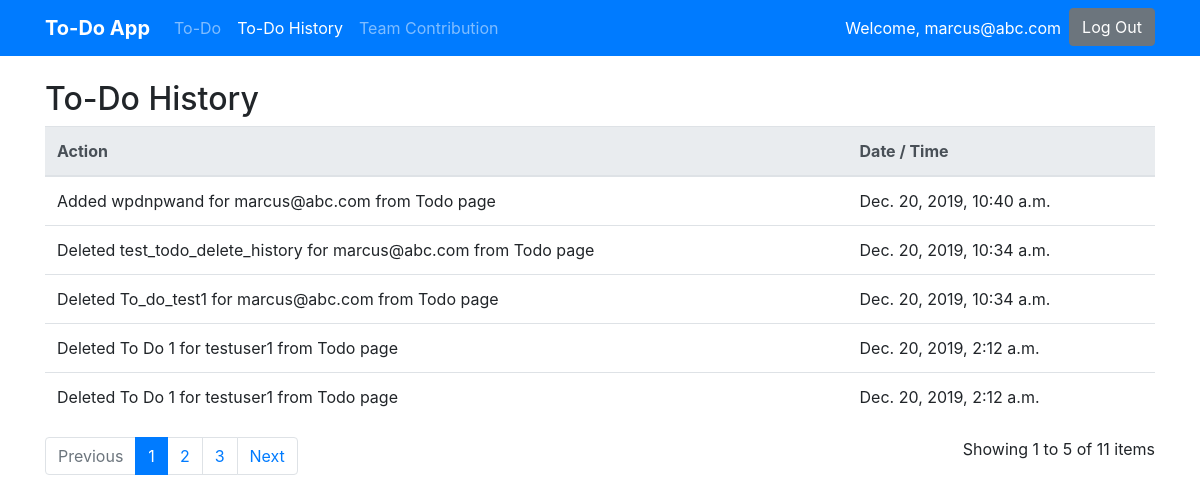
The app's page /historyItem/ (signed in), older data.
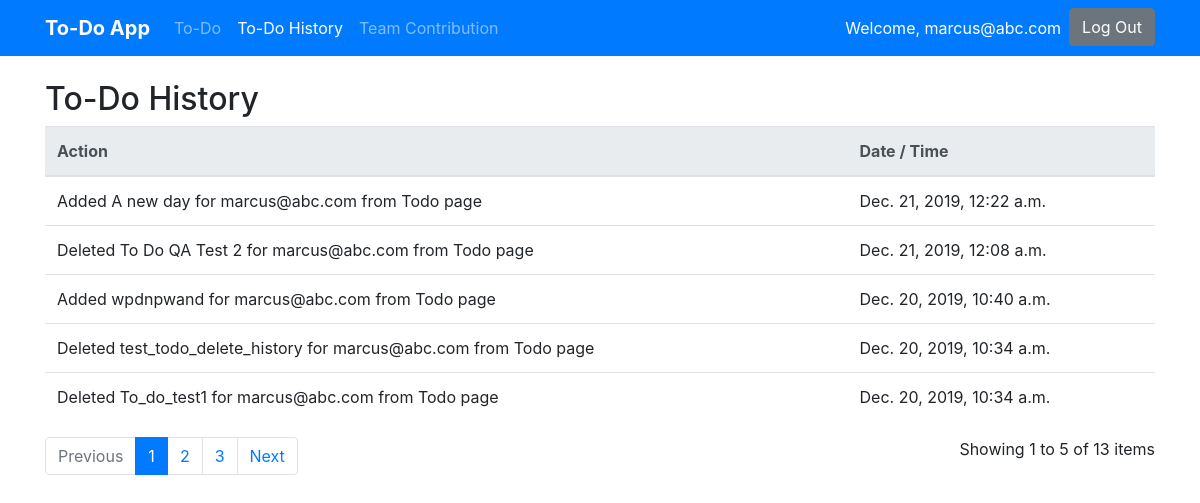
The same page, newer data.
### To_do_page/models.py (models this page shows)
class ArchiveHistory(models.Model):
    owner = models.CharField(max_length=100)
    Todo = models.CharField(max_length=100)
    Timecreated = models.DateTimeField()
    action = models.CharField (max_length=10)

### To_do_page/views.py (the view)
# urls.py: path('historyItem/', historyItem, name='todohistorypage'),
def historyItem(request):
    all_todo = ArchiveHistory.objects.all().order_by('-Timecreated')
    context = {
        'all_items': all_todo
    }
    paginator = Paginator(all_todo, 5)
    page = request.GET.get('page')
    if page is not None:
        all_todo = paginator.get_page(page)
        context['all_items'] = all_todo
    else:
        all_todo = paginator.get_page(1)
        context['all_items'] = all_todo
    return render(request, 'history_page.html', context)

### To_do_page/templates/history_page.html (shortened to what this page needs)
{% extends 'base.html' %}
{% block content %}
{% if user.is_authenticated %}
<br />
<h2>To-Do History</h2>
<table class="table" id="to-do-history-table">
	<thead class="thead-light">
        <tr>
            <th>Action</th>
            <th>Date / Time</th>
        </tr>
	</thead>
	<tbody>
		{% for todo_item in all_items %}
		<tr>
			<td><div name="item">{{todo_item.action }} {{todo_item.Todo }} for {{todo_item.owner }} from Todo page</div></td>
			<td><div name='time'>{{todo_item.Timecreated }}</div></td>
		</tr>
		{% endfor %}
	</tbody>
</table>
<div class="row">
	<div class="col-sm-8">
		{% if all_items.has_other_pages %}
		<ul class="pagination">
		  {% if all_items.has_previous %}
			<li class="page-item"><a class="page-link" href="?page={{ all_items.previous_page_number }}">Previous</a></li>
		  {% else %}
			<li class="page-item disabled"><span class="page-link">Previous</span></li>
		  {% endif %}
		  {% for i in all_items.paginator.page_range %}
			{% if all_items.number == i %}
			  <li class="page-item active"><span class="page-link">{{ i }} <span class="sr-only">(current)</span></span></li>
			{% else %}
			  <li class="page-item"><a class="page-link" href="?page={{ i }}">{{ i }}</a></li>
			{% endif %}
		  {% endfor %}
		  {% if all_items.has_next %}
			<li class="page-item"><a class="page-link" href="?page={{ all_items.next_page_number }}">Next</a></li>
		  {% else %}
			<li class="page-item disabled"><span class="page-link">Next</span></li>
		  {% endif %}
		</ul>
	  {% endif %}
	</div>
	<div class="col-sm-4">
		<p id="pagination-count">
			Showing {{ all_items.start_index }} to {{ all_items.end_index }} of {{ all_items.paginator.count }} items
		</p>
	</div>
</div>
{% else %}
<p name='error_msg'>You are not logged in</p>
<a class="btn btn-primary" href="{% url 'login' %}">Login</a>
{% endif %}
{% endblock %}

Row changes from the older to the newer data that the page shows:
no longer on this page (row unchanged): ArchiveHistory: action "Deleted", Todo "To Do 1", owner "testuser1", Timecreated "Dec. 20, 2019, 2:12 a.m."
no longer on this page (row unchanged): ArchiveHistory: action "Deleted", Todo "To Do 1", owner "testuser1", Timecreated "Dec. 20, 2019, 2:12 a.m."
added ArchiveHistory: action "Added", Todo "A new day", owner "marcus@abc.com", Timecreated "Dec. 21, 2019, 12:22 a.m."
added ArchiveHistory: action "Deleted", Todo "To Do QA Test 2", owner "marcus@abc.com", Timecreated "Dec. 21, 2019, 12:08 a.m."
Text that changed along with them:
{{ all_items.paginator.count }}: "11" → "13"
